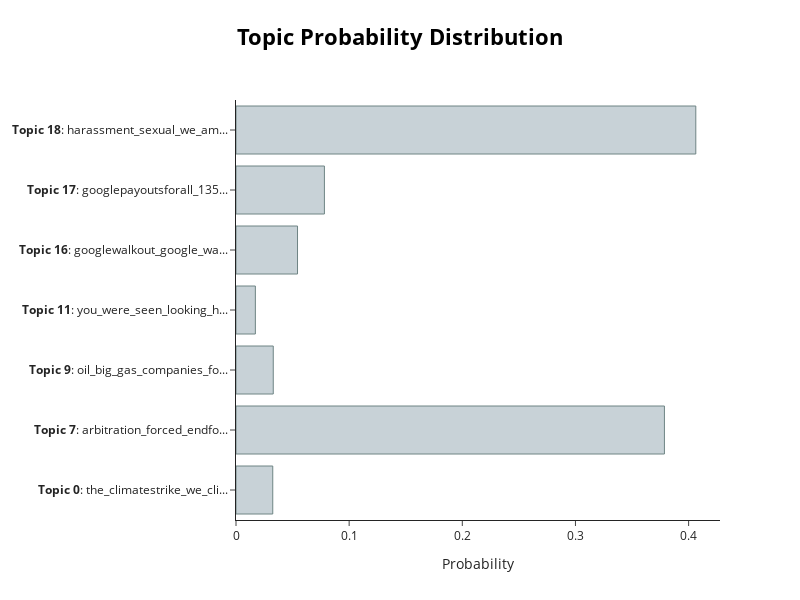

This figure's notebook cell:
### Code cell
model.visualize_distribution(topic_distr[1])

### Figure 1 — Plotly figure (JSON) as saved in the notebook; plotly's stock layout.template omitted (floating-point values rounded to 4 significant figures)
{"data": [{"marker": {"color": "#C8D2D7", "line": {"color": "#6E8484", "width": 1}}, "orientation": "h", "type": "bar", "x": [0.03248, 0.3786, 0.03293, 0.01712, 0.05437, 0.07813, 0.4063], "y": ["<b>Topic 0</b>: the_climatestrike_we_cli...", "<b>Topic 7</b>: arbitration_forced_endfo...", "<b>Topic 9</b>: oil_big_gas_companies_fo...", "<b>Topic 11</b>: you_were_seen_looking_h...", "<b>Topic 16</b>: googlewalkout_google_wa...", "<b>Topic 17</b>: googlepayoutsforall_135...", "<b>Topic 18</b>: harassment_sexual_we_am..."]}], "layout": {"height": 600, "hoverlabel": {"bgcolor": "white", "font": {"family": "Rockwell", "size": 16}}, "title": {"font": {"color": "Black", "size": 22}, "text": "<b>Topic Probability Distribution", "x": 0.5, "xanchor": "center", "y": 0.95, "yanchor": "top"}, "width": 800, "xaxis": {"title": {"text": "Probability"}}}}
